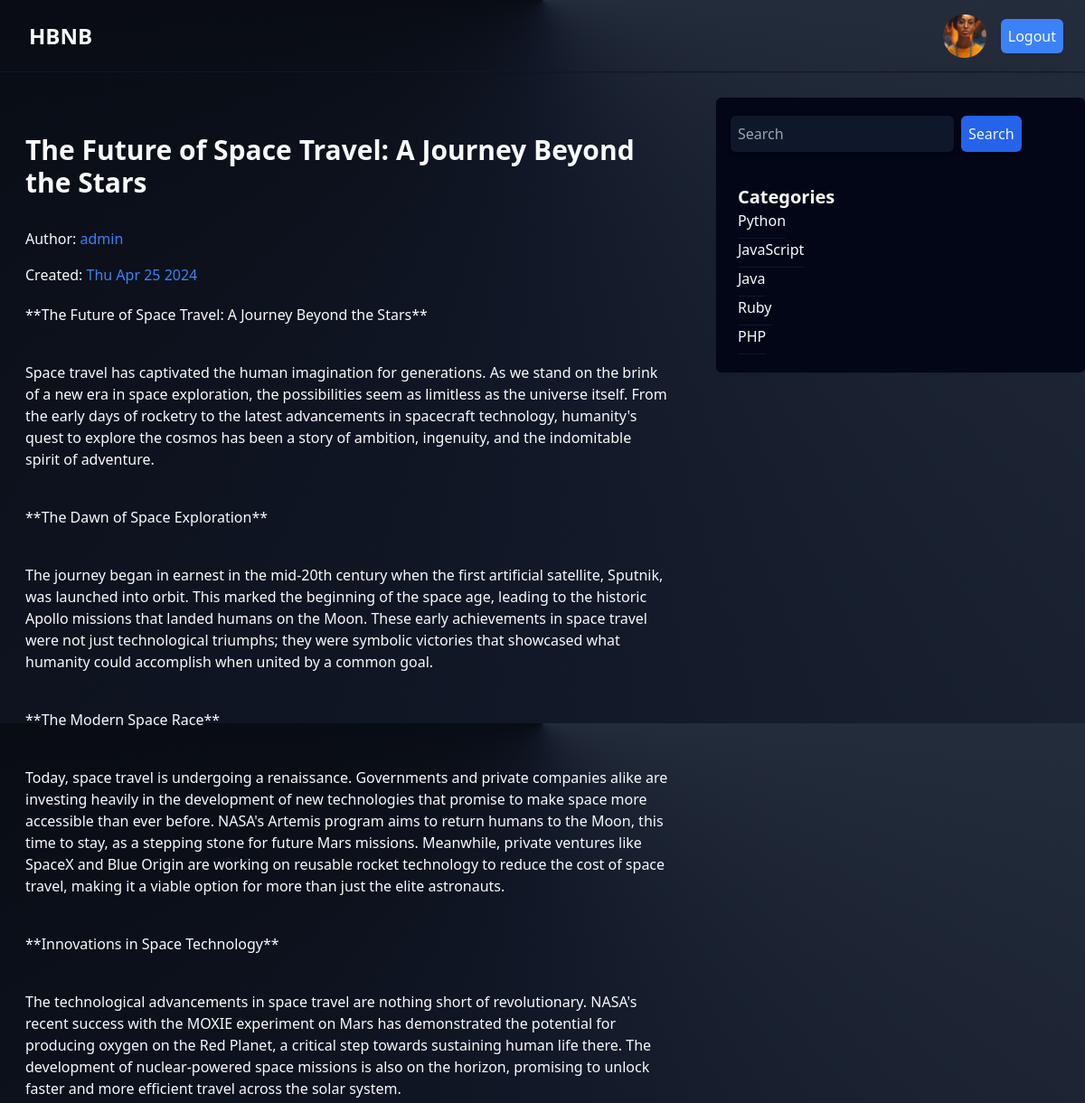
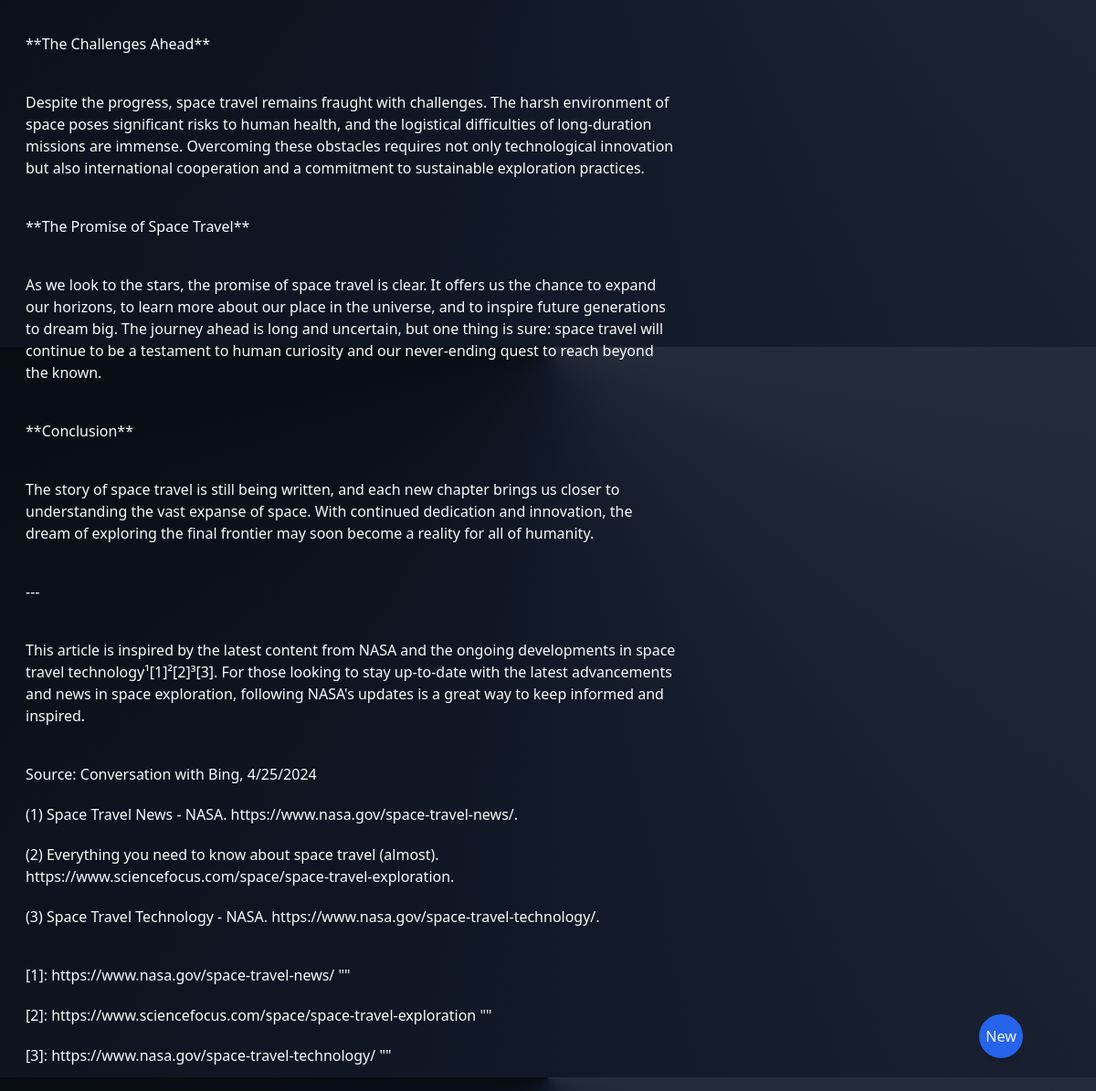
The page /posts/3 (signed in) on the database its author committed (2 pictures, top to bottom).
### posts/models.py (models this page shows, shortened)
class Post(db.Model):
    id = db.Column(db.Integer, primary_key=True)
    title = db.Column(db.String(100), nullable=False)
    date_posted = db.Column(db.DateTime, nullable=False, default=datetime.now())
    content = db.Column(db.Text, nullable=False)
    user_id = db.Column(db.Integer, db.ForeignKey('user.id'), nullable=False)

class User(db.Model, UserMixin):
    id = db.Column(db.Integer, primary_key=True)
    username = db.Column(db.String(20), unique=True, nullable=False)
    email = db.Column(db.String(120), unique=True, nullable=False)
    password = db.Column(db.String(60), nullable=False)
    picture = db.Column(db.String(20), nullable=False, default='default.jpg')
    posts = db.relationship('Post', backref='author', lazy=True)

### posts/routes.py (the view)
@app.route('/posts/<int:post_id>')
def post_detail(post_id):
    post = Post.query.get_or_404(post_id)
    return render_template('post_detail.html', post=post, title=post.title)

### posts/routes.py (called while the page is built)
@login_manager.user_loader
def load_user(user_id):
    return User.query.get(int(user_id))

@app.context_processor
def inject_dict_for_all_templates():
    profile_picture = 'static/profile_pics/default.jpg'
    if current_user.is_authenticated:
        profile_picture = url_for('static', filename='profile_pics/' + current_user.picture)
    return dict(profile_picture=profile_picture)

### posts/templates/post_detail.html (shortened to what this page needs)
{% extends "layout.html" %}
{% block content %}
    <section class="flex justify-center py-6 px-4 rounded-lg flex-col gap-3 min-w-2xl max-w-3xl">
          <h1 class="text-3xl text-slate-50 font-bold antialiased my-4">{{ post.title }}</h1>
          <article class="flex flex-col gap-3 w-full min-h-[88vh]">
              <p class="text-slate font-light mt-1">Author: <b class="text-blue-500">{{ post.author.username }}</b></p>
              <p class="text-slate font-light mt-1">Created: <b class="text-blue-500" id="date_posted">{{ post.date_posted }}</b></p>
               {% for p in post.content.split('\n') %}
                    <p class="text-slate font-light mt-2 leading-lg">{{ p | urlize }}</p>
               {% endfor %}
          </article>
    </section>
{% endblock content %}

### rows shown on the page
Post: title "The Future of Space Travel: A Journey Beyond the Stars"
User: author.username "admin"

### other values the page prints
{{ p | urlize }} "**The Future of Space Travel: A Journey Beyond the Stars**" "**The Dawn of Space Exploration**" "**The Modern Space Race**" "**Innovations in Space Technology**" "**The Challenges Ahead**" "**The Promise of Space Travel**" "**Conclusion**" "---" "Source: Conversation with Bing, 4/25/2024" "(1) Space Travel News - NASA. https://www.nasa.gov/space-travel-news/ ." "(2) Everything you need to know about space travel (almost). https://www.sciencefocus.com/space/space-travel-exploration ." "(3) Space Travel Technology - NASA. https://www.nasa.gov/space-travel-technology/ ." "[1]: https://www.nasa.gov/space-travel-news/ \"\"" "[2]: https://www.sciencefocus.com/space/space-travel-exploration \"\"" "[3]: https://www.nasa.gov/space-travel-technology/ \"\""
